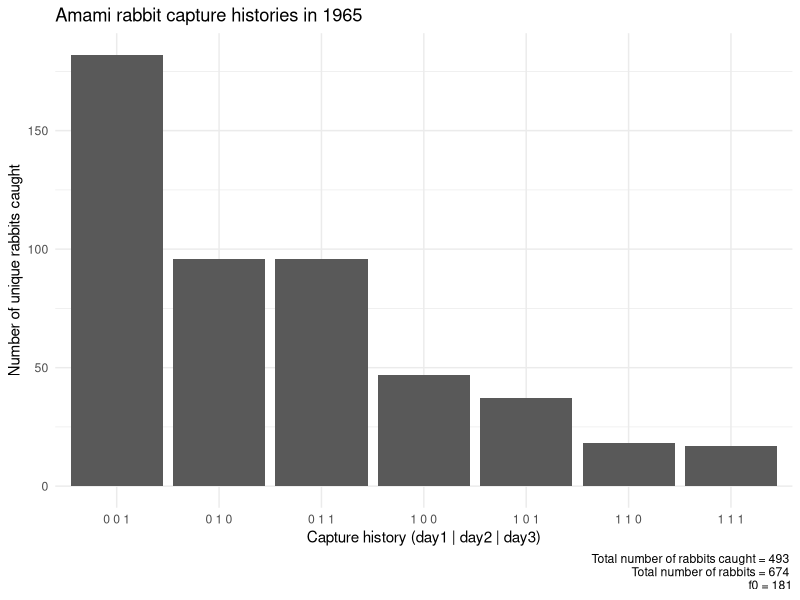
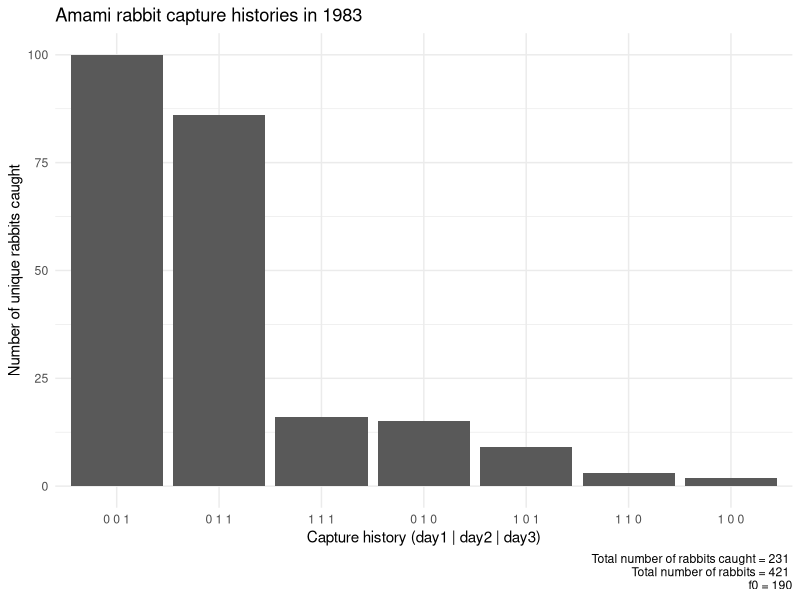
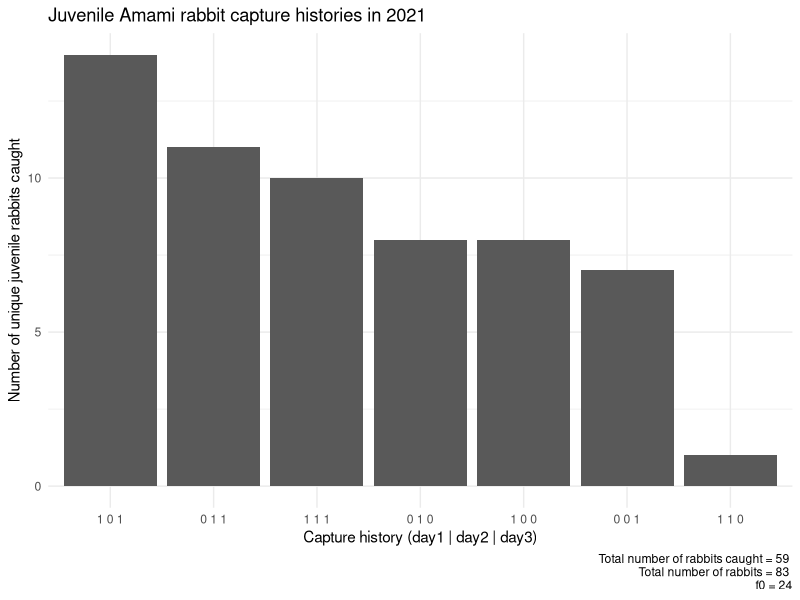
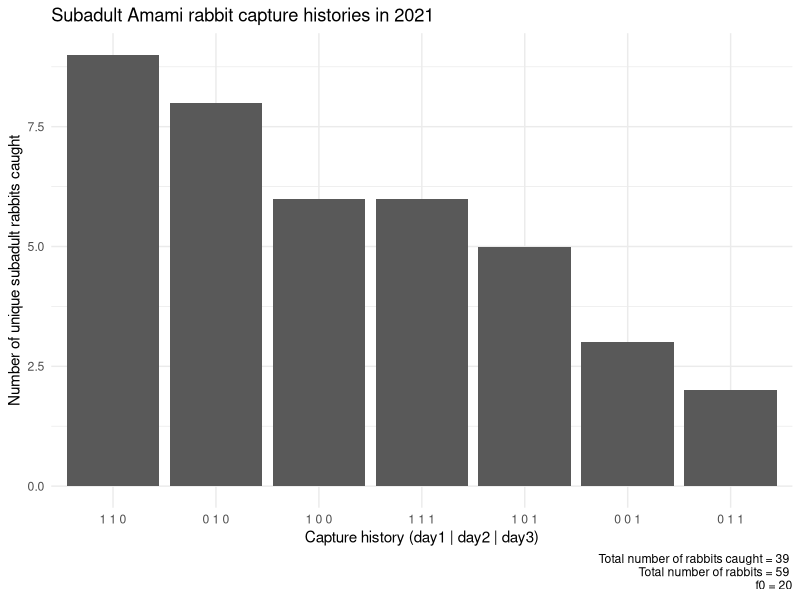
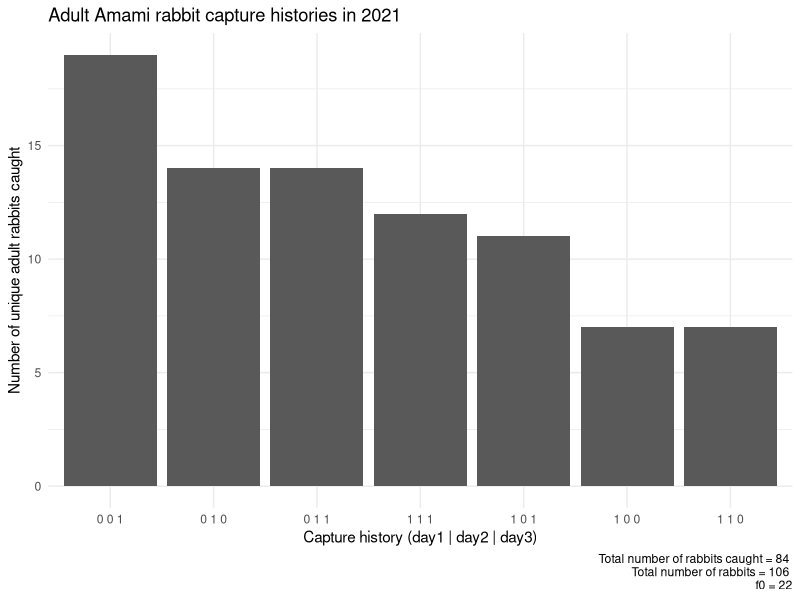

The R script that drew these images, in order:
## ---- chunk 1
library(tidyverse)
## ---- chunk 2
# Set seed so that the random numbers are the same each time you run the script
set.seed(666)

# total number of rabbits
N <- 674

# number of days of trapping
t <- 3

# capture probabilities (must be same length as number of days)
p <- c(0.17, 0.34, 0.48)

# create empty matrix
cap <- matrix(nrow = N, ncol = t, data = NA)

# see how many rabbits are actually captured on each day
# Based on binomial distribution with probability p[day], do this for all rabbits (N) where there is only a single day to capture (1)
cap[,1] <- rbinom(N, 1, p[1])
cap[,2] <- rbinom(N, 1, p[2])
cap[,3] <- rbinom(N, 1, p[3])

# Combine and store it in a dataframe
cap1965 <- data.frame(
  CH = paste(cap[,1], cap[,2], cap[,3])
)

# Turn it into a frequency table
cap1965 <- cap1965 %>% 
  count(CH, sort = T)

# Remove rabbits never caught (this is what students are trying to estimate)
cap1965 <- cap1965[cap1965$CH != "0 0 0",]

# Adding comments for students

cap1965$comment <- NA

for(i in 1:nrow(cap1965)){
  if(cap1965$CH[i] == "1 1 1"){
    cap1965$comment[i] <- "/* Number of rabbits caught on day 1, 2, 3 */"
  } else if(cap1965$CH[i] == "1 1 0") {
    cap1965$comment[i] <- "/* Number of rabbits caught on day 1, 2 */"
  } else if(cap1965$CH[i] == "0 1 1") {
    cap1965$comment[i] <- "/* Number of rabbits caught on day 2, 3 */"
  } else if(cap1965$CH[i] == "1 0 1") {
    cap1965$comment[i] <- "/* Number of rabbits caught on day 1, 3 */"
  } else if(cap1965$CH[i] == "1 0 0") {
    cap1965$comment[i] <- "/* Number of rabbits caught on day 1 */"
  } else if(cap1965$CH[i] == "0 1 0") {
    cap1965$comment[i] <- "/* Number of rabbits caught on day 2 */"
  } else if(cap1965$CH[i] == "0 0 1") {
    cap1965$comment[i] <- "/* Number of rabbits caught on day 3 */"
  }
}

# Final data looks like:
cap1965[,c(3, 1, 2)]
## ---- chunk 3
library(ggplot2)

ggplot(cap1965) +
  geom_col(aes(x = reorder(CH, -n), y = n)) +
  labs(x = "Capture history (day1 | day2 | day3)",
       y = "Number of unique rabbits caught",
       title = "Amami rabbit capture histories in 1965",
       caption = paste("Total number of rabbits caught =", sum(as.numeric(cap1965$n)), "\n",
                       "Total number of rabbits =", N, "\n",
                       "f0 =", N - sum(as.numeric(cap1965$n)))) +
  theme_bw() +
  theme_minimal()
## ---- chunk 4
# Set seed so that the random numbers are the same each time you run the script
set.seed(666)

# total number of rabbits
N <- 421

# number of days of trapping
t <- 3

# capture probabilities (must be same length as number of days)
p <- c(0.07, 0.24, 0.38)

# recapture probability (must be of length t - 1)
pr <- c(0.64, 0.87)

# create empty matrix
cap <- matrix(nrow = N, ncol = t, data = NA)

# see how many rabbits are actually captured on each day
# Based on binomial distribution with probability p[day], do this for all rabbits (N) where there is only a single day to capture (1)
cap[,1] <- rbinom(N, 1, p[1])
for(i in 1:nrow(cap)){
  cap[i,2] <- ifelse(cap[i,1] == 0, rbinom(N, 1, p[2]), rbinom(N, 1, pr[1]))
}
for(i in 1:nrow(cap)){
  cap[i,3] <- ifelse(cap[i,1] == 0 & cap[i,2] == 0, rbinom(N, 1, p[3]), rbinom(N, 1, pr[2]))
}

# Combine and store it in a dataframe
cap1983 <- data.frame(
  CH = paste(cap[,1], cap[,2], cap[,3])
)

# Turn it into a frequency table
cap1983 <- cap1983 %>% 
  count(CH, sort = T)

# Remove rabbits never caught (this is what students are trying to estimate)
cap1983 <- cap1983[cap1983$CH != "0 0 0",]

# Adding comments for students

cap1983$comment <- NA

for(i in 1:nrow(cap1983)){
  if(cap1983$CH[i] == "1 1 1"){
    cap1983$comment[i] <- "/* Number of rabbits caught on day 1, 2, 3 */"
  } else if(cap1983$CH[i] == "1 1 0") {
    cap1983$comment[i] <- "/* Number of rabbits caught on day 1, 2 */"
  } else if(cap1983$CH[i] == "0 1 1") {
    cap1983$comment[i] <- "/* Number of rabbits caught on day 2, 3 */"
  } else if(cap1983$CH[i] == "1 0 1") {
    cap1983$comment[i] <- "/* Number of rabbits caught on day 1, 3 */"
  } else if(cap1983$CH[i] == "1 0 0") {
    cap1983$comment[i] <- "/* Number of rabbits caught on day 1 */"
  } else if(cap1983$CH[i] == "0 1 0") {
    cap1983$comment[i] <- "/* Number of rabbits caught on day 2 */"
  } else if(cap1983$CH[i] == "0 0 1") {
    cap1983$comment[i] <- "/* Number of rabbits caught on day 3 */"
  }
}

# Final data looks like:
cap1983[,c(3, 1, 2)]
## ---- chunk 5
library(ggplot2)

ggplot(cap1983) +
  geom_col(aes(x = reorder(CH, -n), y = n)) +
  labs(x = "Capture history (day1 | day2 | day3)",
       y = "Number of unique rabbits caught",
       title = "Amami rabbit capture histories in 1983",
       caption = paste("Total number of rabbits caught =", sum(as.numeric(cap1983$n)), "\n",
                       "Total number of rabbits =", N, "\n",
                       "f0 =", N - sum(as.numeric(cap1983$n)))) +
  theme_bw() +
  theme_minimal()
## ---- chunk 6
# Set seed so that the random numbers are the same each time you run the script
set.seed(666)

# total number of rabbits
N <- 83

# number of days of trapping
t <- 3

# capture probabilities (must be same length as number of days)
p <- c(0.36, 0.36, 0.36)

# recapture probability (must be of length t - 1)
pr <- c(0.42, 0.54)

# create empty matrix
cap <- matrix(nrow = N, ncol = t, data = NA)

# see how many rabbits are actually captured on each day
# Based on binomial distribution with probability p[day], do this for all rabbits (N) where there is only a single day to capture (1)
cap[,1] <- rbinom(N, 1, p[1])
for(i in 1:nrow(cap)){
  cap[i,2] <- ifelse(cap[i,1] == 0, rbinom(N, 1, p[2]), rbinom(N, 1, pr[1]))
}
for(i in 1:nrow(cap)){
  cap[i,3] <- ifelse(cap[i,1] == 0 & cap[i,2] == 0, rbinom(N, 1, p[3]), rbinom(N, 1, pr[2]))
}

# Combine and store it in a dataframe
cap2021_juv <- data.frame(
  CH = paste(cap[,1], cap[,2], cap[,3])
)

# Turn it into a frequency table
cap2021_juv <- cap2021_juv %>% 
  count(CH, sort = T)

# Remove rabbits never caught (this is what students are trying to estimate)
cap2021_juv <- cap2021_juv[cap2021_juv$CH != "0 0 0",]

# Adding comments for students

cap2021_juv$comment <- NA

for(i in 1:nrow(cap2021_juv)){
  if(cap2021_juv$CH[i] == "1 1 1"){
    cap2021_juv$comment[i] <- "/* Number of rabbits caught on day 1, 2, 3 */"
  } else if(cap2021_juv$CH[i] == "1 1 0") {
    cap2021_juv$comment[i] <- "/* Number of rabbits caught on day 1, 2 */"
  } else if(cap2021_juv$CH[i] == "0 1 1") {
    cap2021_juv$comment[i] <- "/* Number of rabbits caught on day 2, 3 */"
  } else if(cap2021_juv$CH[i] == "1 0 1") {
    cap2021_juv$comment[i] <- "/* Number of rabbits caught on day 1, 3 */"
  } else if(cap2021_juv$CH[i] == "1 0 0") {
    cap2021_juv$comment[i] <- "/* Number of rabbits caught on day 1 */"
  } else if(cap2021_juv$CH[i] == "0 1 0") {
    cap2021_juv$comment[i] <- "/* Number of rabbits caught on day 2 */"
  } else if(cap2021_juv$CH[i] == "0 0 1") {
    cap2021_juv$comment[i] <- "/* Number of rabbits caught on day 3 */"
  }
}

# Final data looks like:
cap2021_juv[,c(3, 1, 2)]
## ---- chunk 7
library(ggplot2)

ggplot(cap2021_juv) +
  geom_col(aes(x = reorder(CH, -n), y = n)) +
  labs(x = "Capture history (day1 | day2 | day3)",
       y = "Number of unique juvenile rabbits caught",
       title = "Juvenile Amami rabbit capture histories in 2021",
       caption = paste("Total number of rabbits caught =", sum(as.numeric(cap2021_juv$n)), "\n",
                       "Total number of rabbits =", N, "\n",
                       "f0 =", N - sum(as.numeric(cap2021_juv$n)))) +
  theme_bw() +
  theme_minimal()
## ---- chunk 8
# Set seed so that the random numbers are the same each time you run the script
set.seed(666)

# total number of rabbits
N <- 59

# number of t of trapping
t <- 3

# capture probabilities (must be same length as number of t)
p <- c(0.46, 0.23, 0.13)

# recapture probability (must be of length t - 1)
pr <- c(0.39, 0.48)

# create empty matrix
cap <- matrix(nrow = N, ncol = t, data = NA)

# see how many rabbits are actually captured on each day
# Based on binomial distribution with probability p[day], do this for all rabbits (N) where there is only a single day to capture (1)
cap[,1] <- rbinom(N, 1, p[1])
for(i in 1:nrow(cap)){
  cap[i,2] <- ifelse(cap[i,1] == 0, rbinom(N, 1, p[2]), rbinom(N, 1, pr[1]))
}
for(i in 1:nrow(cap)){
  cap[i,3] <- ifelse(cap[i,1] == 0 & cap[i,2] == 0, rbinom(N, 1, p[3]), rbinom(N, 1, pr[2]))
}

# Combine and store it in a dataframe
cap2021_suba <- data.frame(
  CH = paste(cap[,1], cap[,2], cap[,3])
)

# Turn it into a frequency table
cap2021_suba <- cap2021_suba %>% 
  count(CH, sort = T)

# Remove rabbits never caught (this is what students are trying to estimate)
cap2021_suba <- cap2021_suba[cap2021_suba$CH != "0 0 0",]

# Adding comments for students

cap2021_suba$comment <- NA

for(i in 1:nrow(cap2021_juv)){
  if(cap2021_suba$CH[i] == "1 1 1"){
    cap2021_suba$comment[i] <- "/* Number of rabbits caught on day 1, 2, 3 */"
  } else if(cap2021_suba$CH[i] == "1 1 0") {
    cap2021_suba$comment[i] <- "/* Number of rabbits caught on day 1, 2 */"
  } else if(cap2021_suba$CH[i] == "0 1 1") {
    cap2021_suba$comment[i] <- "/* Number of rabbits caught on day 2, 3 */"
  } else if(cap2021_suba$CH[i] == "1 0 1") {
    cap2021_suba$comment[i] <- "/* Number of rabbits caught on day 1, 3 */"
  } else if(cap2021_suba$CH[i] == "1 0 0") {
    cap2021_suba$comment[i] <- "/* Number of rabbits caught on day 1 */"
  } else if(cap2021_suba$CH[i] == "0 1 0") {
    cap2021_suba$comment[i] <- "/* Number of rabbits caught on day 2 */"
  } else if(cap2021_suba$CH[i] == "0 0 1") {
    cap2021_suba$comment[i] <- "/* Number of rabbits caught on day 3 */"
  }
}

# Final data looks like:
cap2021_suba[,c(3, 1, 2)]
## ---- chunk 9
library(ggplot2)

ggplot(cap2021_suba) +
  geom_col(aes(x = reorder(CH, -n), y = n)) +
  labs(x = "Capture history (day1 | day2 | day3)",
       y = "Number of unique subadult rabbits caught",
       title = "Subadult Amami rabbit capture histories in 2021",
       caption = paste("Total number of rabbits caught =", sum(as.numeric(cap2021_suba$n)), "\n",
                       "Total number of rabbits =", N, "\n",
                       "f0 =", N - sum(as.numeric(cap2021_suba$n)))) +
  theme_bw() +
  theme_minimal()
## ---- chunk 10
# Set seed so that the random numbers are the same each time you run the script
set.seed(666)

# total number of rabbits
N <- 106

# number of days of trapping
t <- 3

# capture probabilities (must be same length as number of days)
p <- c(0.26, 0.38, 0.43)

# recapture probability (must be of length t - 1)
pr <- c(0.56, 0.56)

# create empty matrix
cap <- matrix(nrow = N, ncol = t, data = NA)

# see how many rabbits are actually captured on each day
# Based on binomial distribution with probability p[day], do this for all rabbits (N) where there is only a single day to capture (1)
cap[,1] <- rbinom(N, 1, p[1])
for(i in 1:nrow(cap)){
  cap[i,2] <- ifelse(cap[i,1] == 0, rbinom(N, 1, p[2]), rbinom(N, 1, pr[1]))
}
for(i in 1:nrow(cap)){
  cap[i,3] <- ifelse(cap[i,1] == 0 & cap[i,2] == 0, rbinom(N, 1, p[3]), rbinom(N, 1, pr[2]))
}

# Combine and store it in a dataframe
cap2021_adult <- data.frame(
  CH = paste(cap[,1], cap[,2], cap[,3])
)

# Turn it into a frequency table
cap2021_adult <- cap2021_adult %>% 
  count(CH, sort = T)

# Remove rabbits never caught (this is what students are trying to estimate)
cap2021_adult <- cap2021_adult[cap2021_adult$CH != "0 0 0",]

# Adding comments for students

cap2021_adult$comment <- NA

for(i in 1:nrow(cap2021_juv)){
  if(cap2021_adult$CH[i] == "1 1 1"){
    cap2021_adult$comment[i] <- "/* Number of rabbits caught on day 1, 2, 3 */"
  } else if(cap2021_adult$CH[i] == "1 1 0") {
    cap2021_adult$comment[i] <- "/* Number of rabbits caught on day 1, 2 */"
  } else if(cap2021_adult$CH[i] == "0 1 1") {
    cap2021_adult$comment[i] <- "/* Number of rabbits caught on day 2, 3 */"
  } else if(cap2021_adult$CH[i] == "1 0 1") {
    cap2021_adult$comment[i] <- "/* Number of rabbits caught on day 1, 3 */"
  } else if(cap2021_adult$CH[i] == "1 0 0") {
    cap2021_adult$comment[i] <- "/* Number of rabbits caught on day 1 */"
  } else if(cap2021_adult$CH[i] == "0 1 0") {
    cap2021_adult$comment[i] <- "/* Number of rabbits caught on day 2 */"
  } else if(cap2021_adult$CH[i] == "0 0 1") {
    cap2021_adult$comment[i] <- "/* Number of rabbits caught on day 3 */"
  }
}

# Final data looks like:
cap2021_adult[,c(3, 1, 2)]
## ---- chunk 11
library(ggplot2)

ggplot(cap2021_adult) +
  geom_col(aes(x = reorder(CH, -n), y = n)) +
  labs(x = "Capture history (day1 | day2 | day3)",
       y = "Number of unique adult rabbits caught",
       title = "Adult Amami rabbit capture histories in 2021",
       caption = paste("Total number of rabbits caught =", sum(as.numeric(cap2021_adult$n)), "\n",
                       "Total number of rabbits =", N, "\n",
                       "f0 =", N - sum(as.numeric(cap2021_adult$n)))) +
  theme_bw() +
  theme_minimal()
